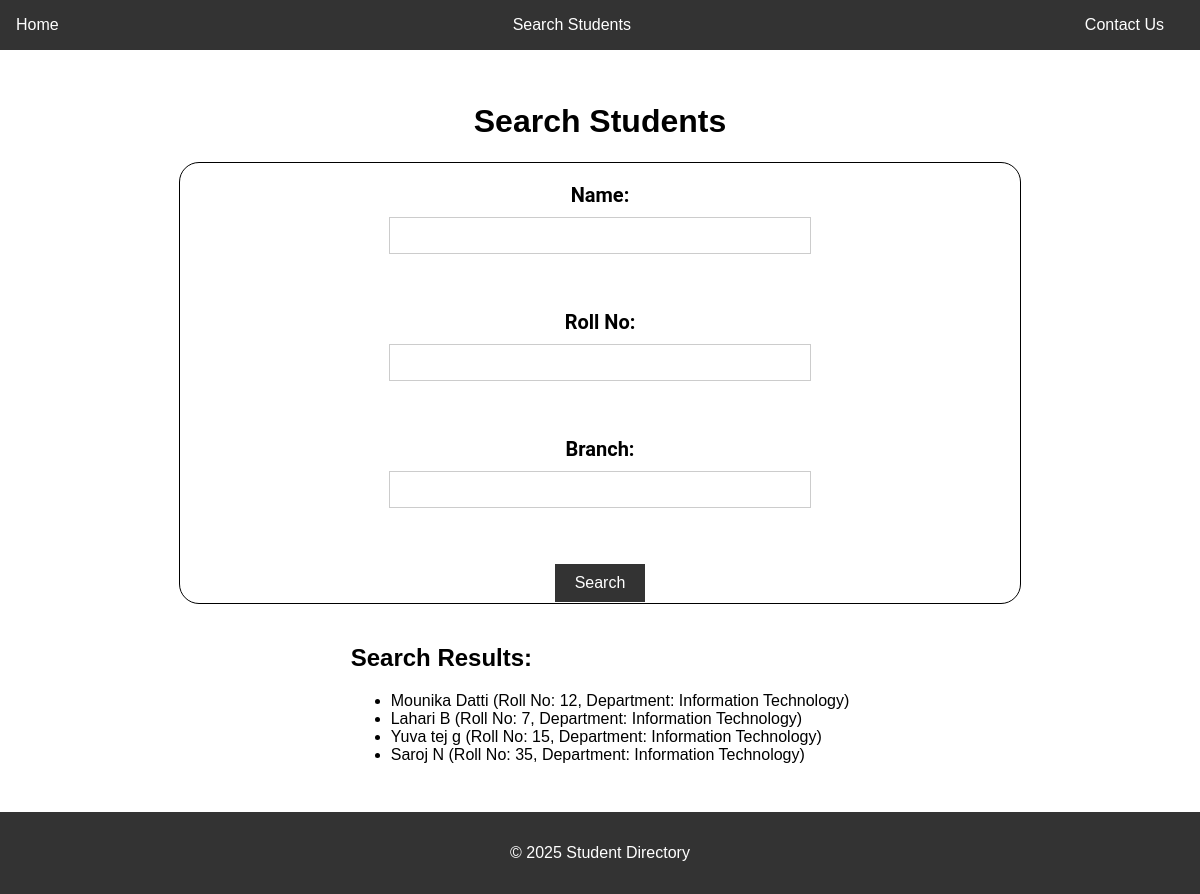
Screenshot of /search/results/ with the database file from the repository.
### newapp/models.py (models this page shows, shortened)
class Student(models.Model):
    id = models.AutoField(primary_key=True)
    first_name = models.CharField(max_length=100)
    last_name = models.CharField(max_length=100)
    roll_no = models.CharField(max_length=20, unique=True,default='None')
    department = models.CharField(max_length=100, default='None')
    year_of_study = models.IntegerField()
    email = models.EmailField(unique=True)
    phone = models.CharField(max_length=20)

### newapp/views.py (the view)
# urls.py: path('search/results/', views.search_results, name='search_results'),
def search_results(request):
    searched = True
    results = []
    if request.method == 'GET':
        name = request.GET.get('name', '')
        rollno = request.GET.get('rollno', '')
        department = request.GET.get('department', '')
        query = Q()
        if name:
            query &= Q(first_name__icontains=name) | Q(last_name__icontains=name)
        if rollno:
            query &= Q(roll_no__icontains=rollno)
        if department:
            query &= Q(department__icontains=department)
        results = Student.objects.filter(query)
    context = {
        'search_results': results,
        'searched': searched,
    }
    return render(request, 'search.html', context)

### newapp/templates/search.html (shortened to what this page needs)
{% load static %}
<!DOCTYPE html>
<html lang="en">
<head>
    <link rel="stylesheet" href="{% static 'search.css' %}">
</head>
<body>
    <header>
        <nav>
            <ul>
                <li><a href="{% url 'admin' %}">Home</a></li>
                <li class="active"><a href="{% url 'search_students' %}">Search Students</a></li>
                <li><a href="">Contact Us</a></li>
            </ul>
        </nav>
    </header>
    <main>
        <h1>Search Students</h1>
        <div class="search">
        <form id="search-form" method="get" action="{% url 'search_results' %}">
            <label for="name" class="name">Name:</label>
            <input type="text" id="name" name="name">
            <br><br>
            <label for="rollno" class="name">Roll No:</label>
            <input type="text" id="rollno" name="rollno">
            <br><br>
            <label for="branch" class="name">Branch:</label>
            <input type="text" id="department" name="department">
            <br><br>
            <button id="search-button" type="submit">Search</button>
        </form>
        </div>
        <div id="search-results">
            {% if search_results %}
                <h2>Search Results:</h2>
                <ul>
                    {% for student in search_results %}
                        <li>
                            {{ student.first_name }} {{ student.last_name }} (Roll No: {{ student.roll_no }}, Department: {{ student.department }})
                        </li>
                    {% endfor %}
                </ul>
            {% elif searched %}
                <p>No students found matching your search criteria.</p>
            {% endif %}
        </div>
    </main>
    <footer>
        <p>&copy; 2025 Student Directory</p>
    </footer>
</body>
</html>

### newapp/static/search.css (style rules this page uses)
body { font-family: Arial, sans-serif; margin: 0; padding: 0; }
header { background-color: #333; color: #fff; padding: 1em; text-align: center; }
header nav ul { list-style: none; margin: 0; padding: 0; display: flex; justify-content: space-between; }
header nav ul li { margin-right: 20px; }
header nav a { color: #fff; text-decoration: none; }
main { display: flex; flex-direction: column; align-items: center; padding: 2em; }
form { display: flex; flex-direction: column; align-items: center; }
label { margin-bottom: 10px; }
input { padding: 10px; margin-bottom: 20px; border: 1px solid #ccc; width:50%; }
.name { text-align: left; font-family: Roboto; font-size: 20px; font-weight: bold; }
button { background-color: #333; color: #fff; border: none; padding: 10px 20px; font-size: 16px; cursor: pointer; }
#search-results { margin-top: 20px; }
footer { background-color: #333; color: #fff; padding: 1em; text-align: center; clear: both; }
.search { height:400px; width:800px; border:1px solid black; padding:20px; text-align: center; border-radius: 20px; }

### rows the page displays
Student: first_name "Mounika", last_name "Datti", roll_no "12", department "Information Technology"
Student: first_name "Lahari", last_name "B", roll_no "7", department "Information Technology"
Student: first_name "Yuva tej", last_name "g", roll_no "15", department "Information Technology"
Student: first_name "Saroj", last_name "N", roll_no "35", department "Information Technology"
